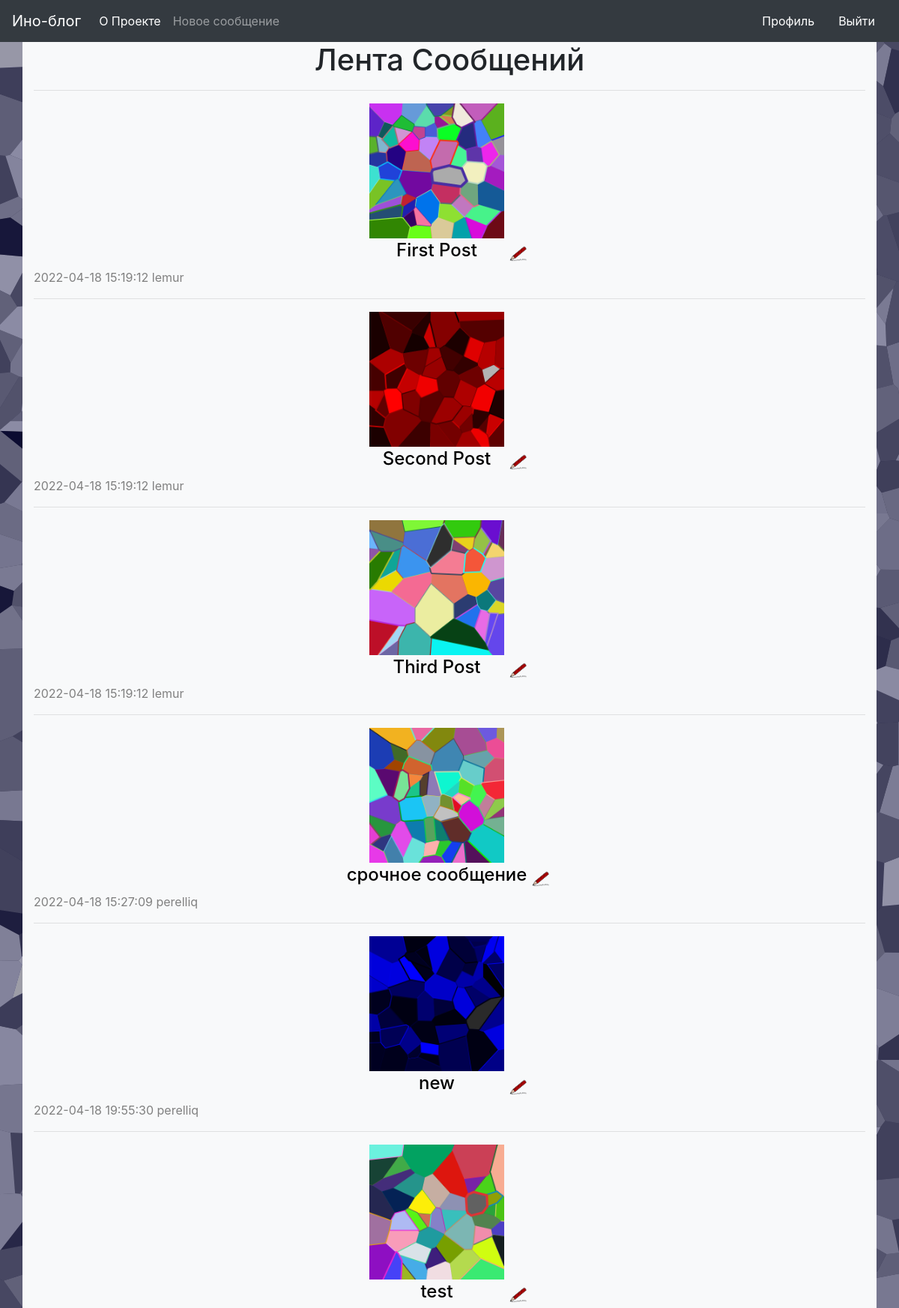
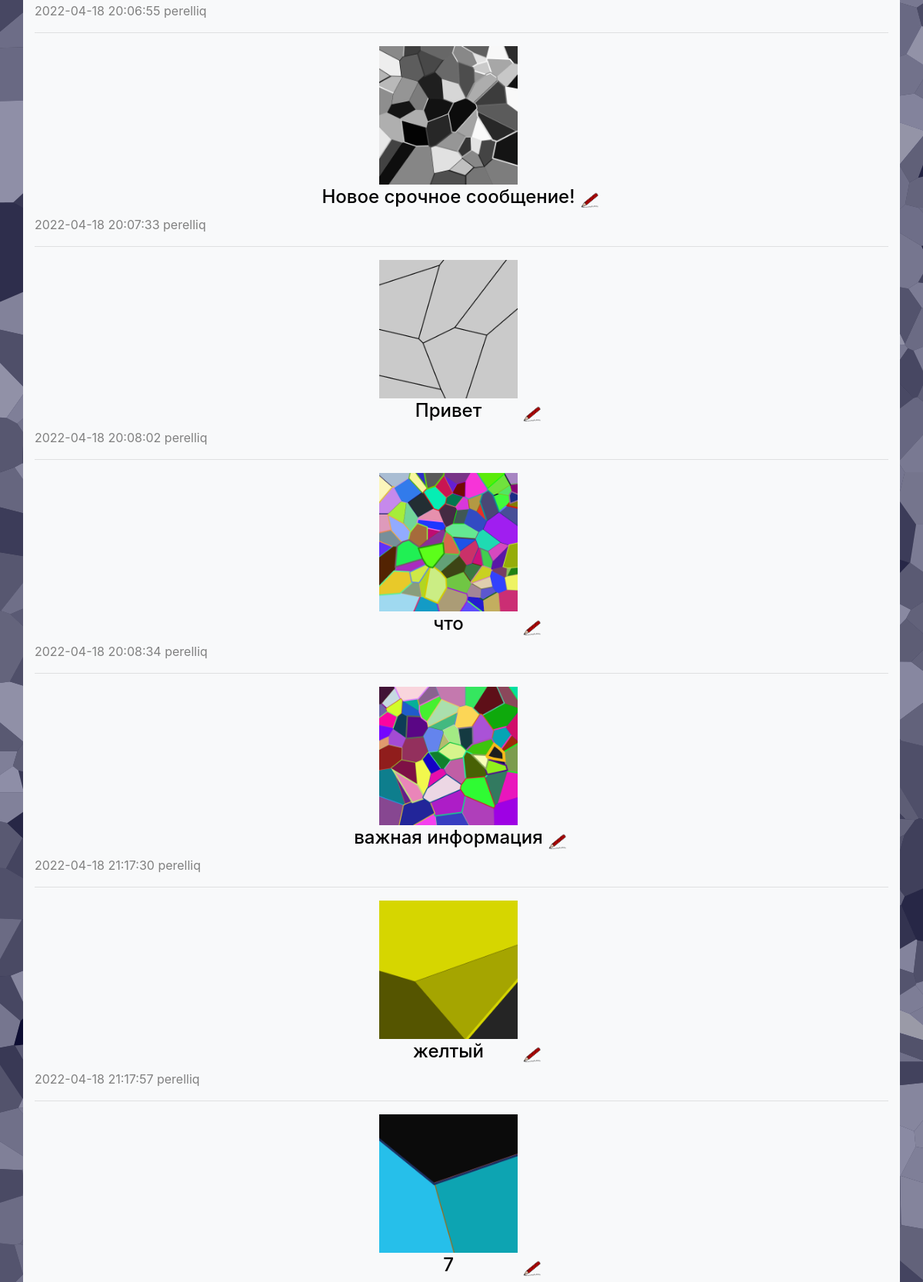
The app's page / (signed in, upper part) with its own data (2 pictures, top to bottom).
### project.py (models this page shows, shortened)
class Post(db.Model):
    id = db.Column(db.Integer, primary_key=True)
    title = db.Column(db.String(140))
    content = db.Column(db.String(540))
    image = db.Column(db.String(40))
    stamp = db.Column(db.DateTime, index=True, default=datetime.now(timezone.utc))
    username = db.Column(db.String(140))

### project.py (the view)
@app.route('/')
def index():
    conn = get_db_connection()
    posts = conn.execute('SELECT * FROM post').fetchall()
    conn.close()
    return render_template('index.html', posts=posts)

### project.py (called while the page is built)
@login.user_loader
def load_user(user_id):
    return User.query.get(int(user_id))

def get_db_connection():
    conn = sqlite3.connect('database.db')
    conn.row_factory = sqlite3.Row
    return conn

### templates/index.html
{% extends 'base.html' %}
{% block content %}
<h1 align="center">{% block title %} Лента Сообщений {% endblock %}</h1>
<hr>
{% for post in posts %}
<table align="center">
    <tr align="center">
        <td><img src="{{ url_for('static', filename=post['image']) }}" width="180" height="180" alt="Edit"></td>
   </tr>
    <tr align="center">
        <td><a style="color:#000000" href="{{ url_for('post', post_id=post['id']) }}">
            <h4>{{ post['title'] }}</h4>
        </a></td>
            {% if not current_user.is_anonymous %}
        <td><a href="{{ url_for('edit', id=post['id']) }}">
            <img src="{{ url_for('static', filename='img/pencil.png') }}" width="32" height="32" alt="Edit">
        </a></td>
        {% endif %}
    </tr>
</table>
<span style="color:#808080">{{ post['stamp'] }}</span>
<span style="color:#808080">{{ post['username'] }}</span>
<hr>
{% endfor %}
{% endblock %}

### records on screen
Post: image (picture), title "First Post", stamp "2022-04-18 15:19:12", username "lemur"
Post: image (picture), title "Second Post", stamp "2022-04-18 15:19:12", username "lemur"
Post: image (picture), title "Third Post", stamp "2022-04-18 15:19:12", username "lemur"
Post: image (picture), title "срочное сообщение", stamp "2022-04-18 15:27:09", username "perelliq"
Post: image (picture), title "new", stamp "2022-04-18 19:55:30", username "perelliq"
Post: image (picture), title "test", stamp "2022-04-18 20:06:55", username "perelliq"
Post: image (picture), title "Новое срочное сообщение!", stamp "2022-04-18 20:07:33", username "perelliq"
Post: image (picture), title "Привет", stamp "2022-04-18 20:08:02", username "perelliq"
Post: image (picture), title "что", stamp "2022-04-18 20:08:34", username "perelliq"
Post: image (picture), title "важная информация", stamp "2022-04-18 21:17:30", username "perelliq"
Post: image (picture), title "желтый", stamp "2022-04-18 21:17:57", username "perelliq"
Post: image (picture), title "7"
